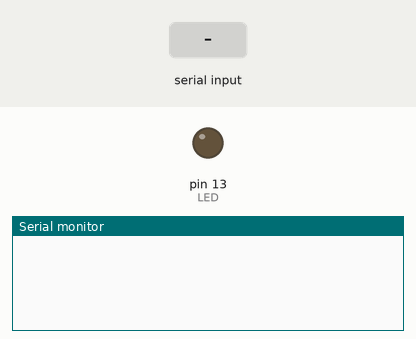
Simulated run of this sketch. Board: Arduino Uno, built for the host (arithmetic inside an expression is 32-bit, double 64-bit). On the bench: output pins drawn as LEDs (lit = HIGH), the last lines printed to the serial monitor. The inputs (shaded band) are chosen by the test bench.

Above: at 1.2 s.
1.3 s: "1" received over the second serial link
At 2.1 s:
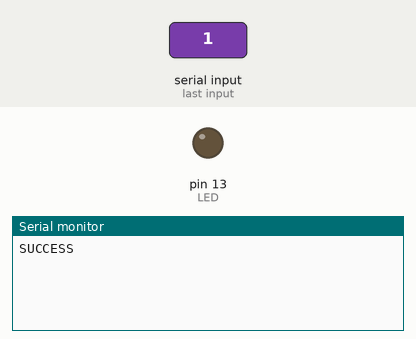
At 3.3 s:
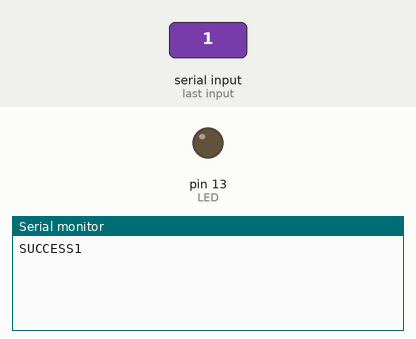

The sketch:

buzzerandapp.ino
```cpp
#include <SoftwareSerial.h>
SoftwareSerial Blue(2, 3);
String data;

int LED = 13; // Led connected
long int password1 = 92;// light on
long int password2 = 79; // light off

char state = 0;
void setup()
{

pinMode(LED, OUTPUT);
digitalWrite(LED, LOW);
Serial.begin(9600);
Blue.begin(9600);

}

void loop()
{

  while(Blue.available()==0) ;

 if(Blue.available()>0)
{
  Serial.print("SUCCESS");
data = Blue.readString();

}
Serial.print(data);

if (data == password1)
{

  digitalWrite(LED,HIGH);
  Serial.println("LED ON ");

   }

   if( data == password2)
   {
       digitalWrite(LED,LOW);
  Serial.println("LED OFF");
   }

 }
```

Measured:
- after the input at 1.3 s, the serial monitor: prints a new line at once (image 1)
